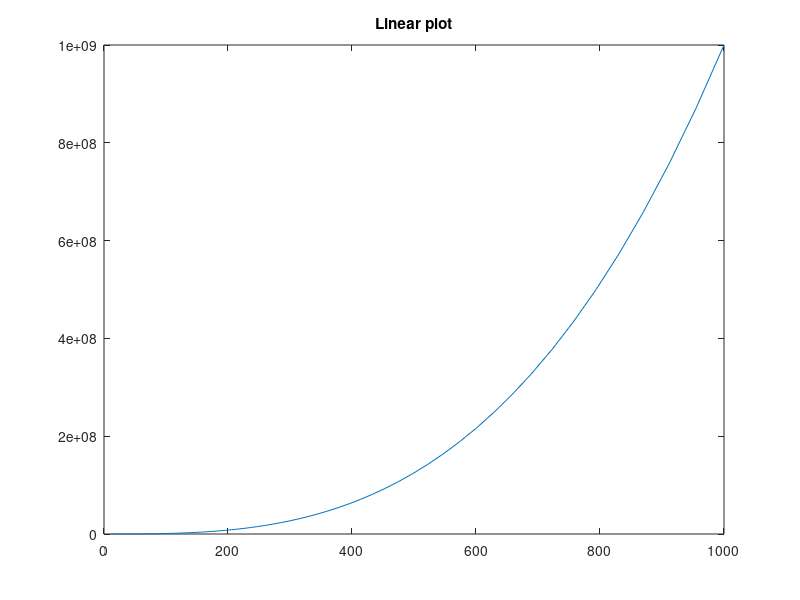
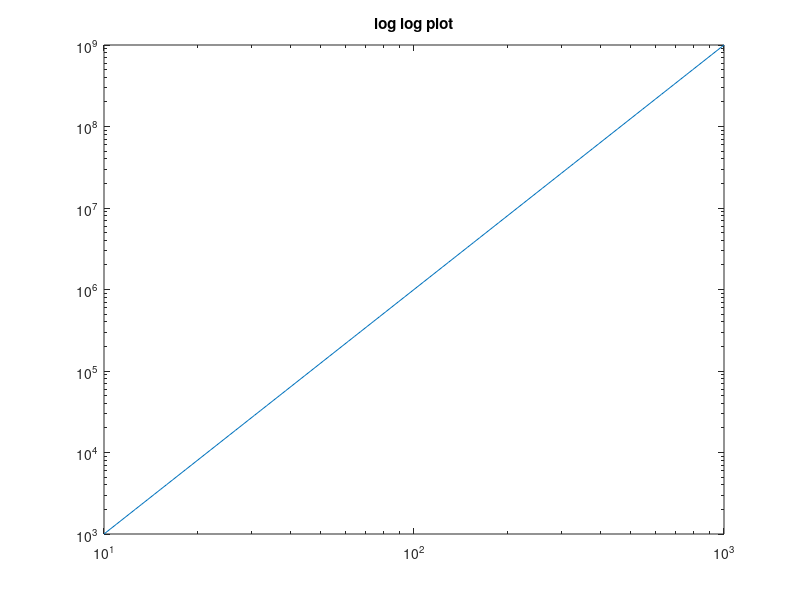

These charts were generated, in order, by the following MATLAB code:
%
% loglog example
%

% x and y vectors
x = logspace(1,3, 100);
y = x.^3;

% linear plot
fig1 = figure;
ax1 = axes(fig1);
plot(ax1, x, y);
title(ax1, 'Linear plot')

% loglog plot
fig2 = figure;
ax2 = axes(fig2);
loglog(ax2, x, y);
title(ax2, 'log log plot')
